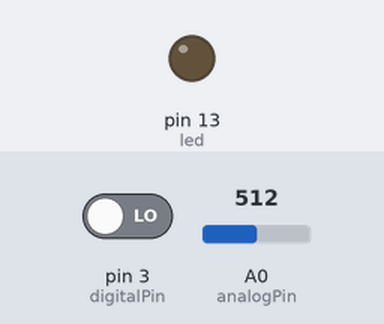
Bench run of a sketch on a simulated Arduino Uno, built with avr-gcc and run on an emulated ATmega328P. Shown: output pins drawn as LEDs (lit = HIGH). The inputs (shaded band) are chosen by the test bench; at power-on: pin 3 (digitalPin) LOW, A0 (analogPin) = 512. What the sketch prints to the serial monitor is not drawn.

Above: at 1.2 s.
1.3 s: pin 3 (digitalPin) driven HIGH
At 2.1 s:
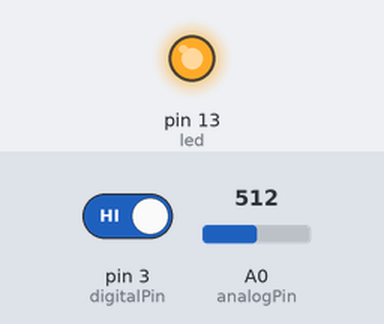
2.8 s: pin 3 (digitalPin) driven LOW
At 3.4 s:
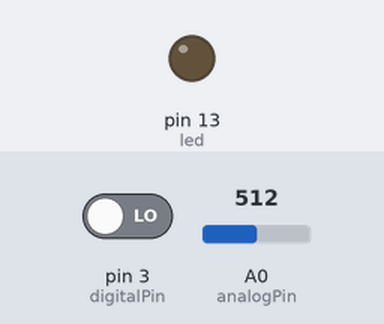
Timing chart, 0 to 5.8 s (numbered marks = the images above; inputs shaded):
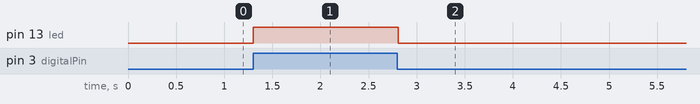

The sketch:

COD_SENSOR_DE_PROXIMIDADE_MAGNETICO_KY_025_REED_SWITCH.ino
```cpp
/* !-- VARIAVEIS --! */
int led = 13;     // defina o pino do LED
int digitalPin = 3; // KY-025 interface digital
int analogPin = A0; // KY-025 interface analógica
int digitalVal;   // leituras digital
int analogVal;    // leituras analógicas


/* !-- INICIO DO SETUP (SO PASSA AQUI 1 VEZ) --! */
void setup()
{
  pinMode(led, OUTPUT);
  pinMode(digitalPin, INPUT);
  //pinMode(analogPin, OUTPUT);
  Serial.begin(9600);
}


/* !-- INICIO DO LOOP (REPETIÇÃO) --! */
void loop()
{
  // Leia a interface digital
  digitalVal = digitalRead(digitalPin);
  if (digitalVal == HIGH) // se for detectado campo magnético
  {
    digitalWrite(led, HIGH); // acender o LED do Arduino
  }
  else
  {
    digitalWrite(led, LOW); // apague o LED do Arduino
  }
  // Leia a interface analógica
  analogVal = analogRead(analogPin);
  Serial.println(analogVal); // imprimir valor analógico em série

  delay(100);
} //FIM
```

Measured:
- after the input at 1.3 s, pin 13 (led): LOW → HIGH at once
- after the input at 2.8 s, pin 13 (led): HIGH → LOW at once
